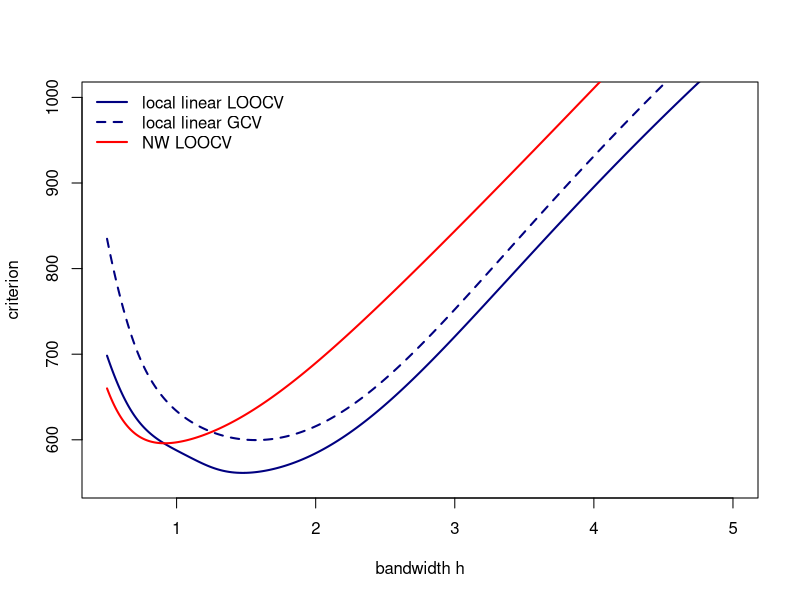
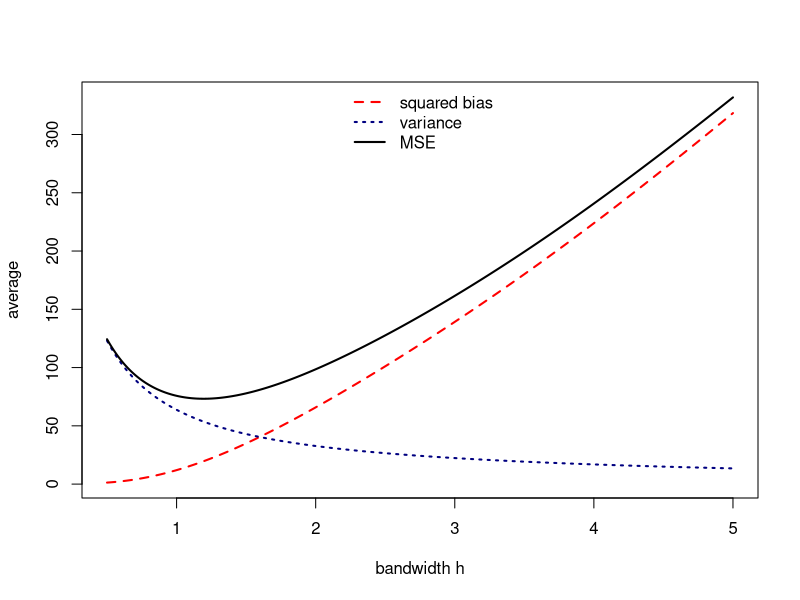

Here is the R script that generated these plots, in order:
## ---- chunk 1
knitr::opts_chunk$set(echo = TRUE, message = FALSE, warning = FALSE,
                      fig.width = 7, fig.height = 4.2)
## ---- chunk 2
library(MASS)
data(mcycle)
x <- mcycle$times
y <- mcycle$accel
n <- length(y)
nw_S <- function(x0, x, h) {
  K <- dnorm(outer(x0, x, "-") / h)
  K / rowSums(K)
}
ll_S <- function(x0, x, h) {
  t(sapply(x0, function(u) {
    w <- dnorm((x - u) / h)
    X <- cbind(1, x - u)
    solve(crossprod(X, w * X), t(X * w))[1, ]
  }))
}
## ---- chunk 3
xt <- 1:5
yt <- c(2, 4, 3, 7, 9)
Kt <- pmax(1 - abs(outer(xt, xt, "-")) / 2, 0)
St <- Kt / rowSums(Kt)
St
ft <- drop(St %*% yt)
rt <- yt - ft
c(edf = sum(diag(St)), RSS = sum(rt^2))
cbind(fitted = ft, resid = rt, loo_resid = rt / (1 - diag(St)))
c(LOOCV = mean((rt / (1 - diag(St)))^2),
  GCV = 5 * sum(rt^2) / (5 - sum(diag(St)))^2)
## ---- chunk 4
h <- 2
S <- nw_S(x, x, h)
r <- y - drop(S %*% y)
shortcut <- mean((r / (1 - diag(S)))^2)
brute <- mean(sapply(1:n, function(i) {
  w <- dnorm((x[-i] - x[i]) / h)
  (y[i] - sum(w * y[-i]) / sum(w))^2
}))
c(shortcut = shortcut, brute_force = brute)
## ---- chunk 5
crit <- function(S) {
  f <- drop(S %*% y); r <- y - f; edf <- sum(diag(S))
  c(edf = edf, LOOCV = mean((r / (1 - diag(S)))^2),
    GCV = n * sum(r^2) / (n - edf)^2)
}
hs <- seq(0.5, 5, by = 0.01)
tab_nw <- t(sapply(hs, function(h) crit(nw_S(x, x, h))))
tab_ll <- t(sapply(hs, function(h) crit(ll_S(x, x, h))))
best <- function(tab, col) c(h = hs[which.min(tab[, col])], tab[which.min(tab[, col]), ])
rbind(NW_LOOCV = best(tab_nw, "LOOCV"), NW_GCV = best(tab_nw, "GCV"),
      LL_LOOCV = best(tab_ll, "LOOCV"), LL_GCV = best(tab_ll, "GCV"))
plot(hs, tab_ll[, "LOOCV"], type = "l", lwd = 2, col = "navy",
     xlab = "bandwidth h", ylab = "criterion", ylim = c(550, 1000))
lines(hs, tab_ll[, "GCV"], lwd = 2, lty = 2, col = "navy")
lines(hs, tab_nw[, "LOOCV"], lwd = 2, col = "red")
legend("topleft", bty = "n", lwd = 2, col = c("navy", "navy", "red"), lty = c(1, 2, 1),
       legend = c("local linear LOOCV", "local linear GCV", "NW LOOCV"))
## ---- chunk 6
f_true <- drop(ll_S(x, x, 2.5) %*% y)   # test function, not an estimate of anything
sigma <- 23
bv <- t(sapply(hs, function(h) {
  S <- nw_S(x, x, h)
  c(bias2 = mean((S %*% f_true - f_true)^2),
    var = sigma^2 * mean(rowSums(S^2)))      # diag(S S') = row sums of squares
}))
mse <- rowSums(bv)
c(h_opt = hs[which.min(mse)], min_MSE = min(mse))
matplot(hs, cbind(bv, mse), type = "l", lty = c(2, 3, 1), lwd = 2,
        col = c("red", "navy", "black"), xlab = "bandwidth h", ylab = "average")
legend("top", bty = "n", lwd = 2, lty = c(2, 3, 1), col = c("red", "navy", "black"),
       legend = c("squared bias", "variance", "MSE"))
## ---- chunk 7
target <- 12
h_nw <- uniroot(function(h) sum(diag(nw_S(x, x, h))) - target, c(0.5, 5))$root
h_ll <- uniroot(function(h) sum(diag(ll_S(x, x, h))) - target, c(0.5, 5))$root
span <- uniroot(function(s) loess(accel ~ times, mcycle, span = s)$trace.hat - target,
                c(0.2, 0.5))$root
f_nw <- drop(nw_S(x, x, h_nw) %*% y)
f_ll <- drop(ll_S(x, x, h_ll) %*% y)
lo <- loess(accel ~ times, mcycle, span = span)
ss <- smooth.spline(x, y, df = target)
rss <- c(NW = sum((y - f_nw)^2), local_linear = sum((y - f_ll)^2),
         LOESS_quadratic = sum(resid(lo)^2),
         smoothing_spline = sum((y - predict(ss, x)$y)^2))
round(cbind(RSS = rss, GCV = n * rss / (n - target)^2), 1)
round(c(h_nw = h_nw, h_ll = h_ll, span = span), 3)
## ---- chunk 8
S <- ll_S(x, x, h_ll)
f <- drop(S %*% y)
sigma_hat <- sqrt(sum((y - f)^2) / (n - sum(diag(S))))
se_f <- sigma_hat * sqrt(rowSums(S^2))
c(sigma_hat = sigma_hat, se_f_min = min(se_f), se_f_max = max(se_f))
